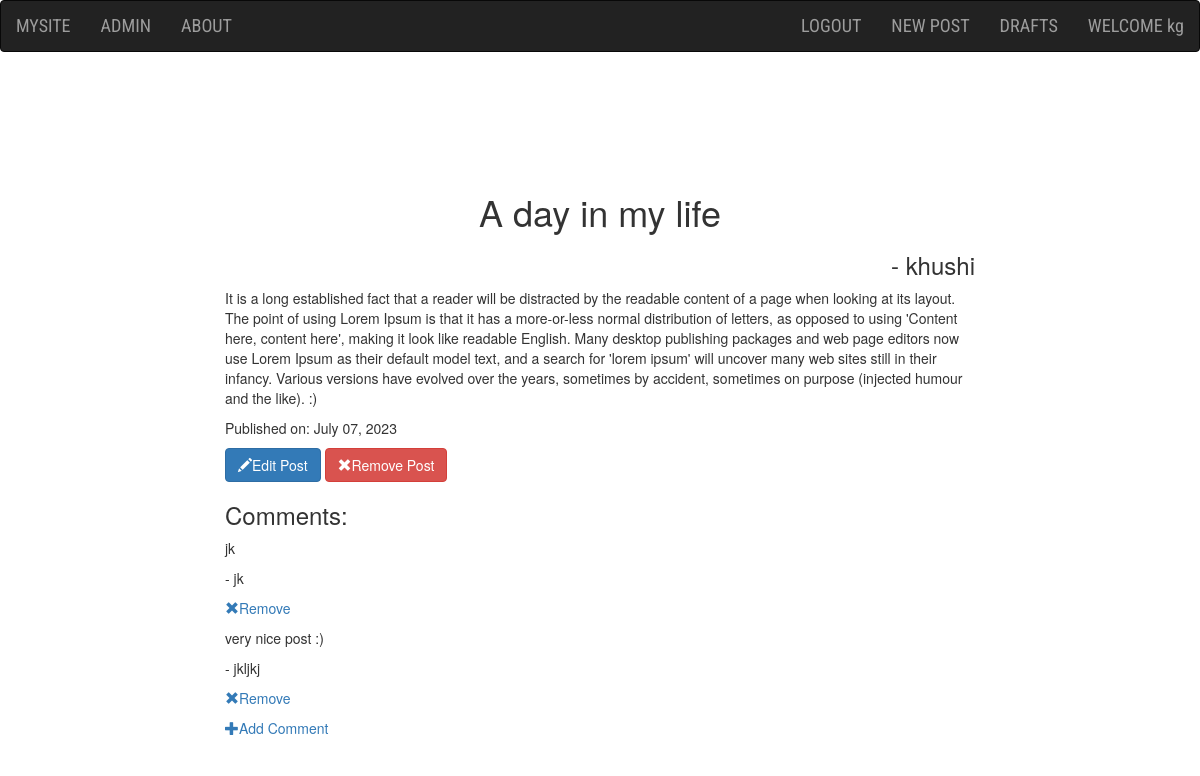
/post/2/ (signed in), run on the app's committed database.
### blog/models.py (models this page shows, shortened)
class Post(models.Model):
    author = models.ForeignKey('auth.User',on_delete=models.CASCADE)
    title = models.CharField(max_length=256)
    text = models.TextField()
    create_date = models.DateTimeField(default=timezone.now)
    publish_date = models.DateTimeField(blank=True,null=True)

class Comment(models.Model):
    post = models.ForeignKey('blog.Post',on_delete=models.CASCADE,related_name='comments')
    author = models.CharField(max_length=512)
    text = models.TextField()
    create_date = models.DateTimeField(default=timezone.now)
    approved_comment = models.BooleanField(default=False)

### blog/views.py (the view)
# urls.py: path('post/<int:pk>/',views.PostDetailView.as_view(),name='post_detail'),
class PostDetailView(DetailView):
    model = Post
    context_object_name = 'post'
    def get_context_data(self, **kwargs):
        context =  super().get_context_data(**kwargs)
        context['comments'] = Post.objects.get(pk=self.kwargs.get('pk')).comments.all().order_by('-create_date')
        return context

### blog/templates/blog/post_detail.html (shortened to what this page needs)
{% extends 'blog/base.html' %}
{% block body_block %}
    <h1 class="center_heading loader">{{post.title}}</h1>
    <h3 class="right_heading">- {{post.author.username}}</h3>
    <p>{{post.text|safe|linebreaks}}</p>
    {% if post.publish_date %}
        <p>Published on: {{post.publish_date|date:"N d, Y"}}</p>
    {% else %}
        <a class="btn btn-primary" href="{% url 'blog:publish_post' pk=post.pk%}"><span class="glyphicon glypicon-ok"></span>Publish</a>
    {% endif %}
    {% if user.is_authenticated %}
    <a href="{% url 'blog:post_edit' pk=post.pk %}"><p class="btn btn-primary"><span class="glyphicon glyphicon-pencil"></span>Edit Post</p></a>
    <a href="{% url 'blog:post_remove' pk=post.pk %}"><p class="btn btn-danger"><span class="glyphicon glyphicon-remove"></span>Remove Post</p></a>
    {% endif %}
    <h3>Comments:</h3>
    {% for comment in comments %}
        {% if user.is_authenticated or comment.approved_comment %}
            <div class="comment_block">
                <p>{{comment.text|safe|linebreaks}}</p>
                <p>- {{comment.author}}</p>
            </div>
            {% if user.is_authenticated %}
                <p><a href="{% url 'blog:remove_comment' pk=comment.pk %}"><span class="glyphicon glyphicon-remove"></span>Remove</a></p>
            {% endif %}
        {% endif %}
    {% empty %}
        <h3>No Comments!</h3>
    {% endfor %}
    <p><a href="{% url 'blog:add_comment_to_post' pk=post.pk %}"><span class="glyphicon glyphicon-plus"></span>Add Comment</a></p>
{% endblock body_block %}

### blog/templates/blog/base.html (shortened to what this page needs)
<!DOCTYPE html>
{% load static %}
<html lang="en">
<head>
    <link rel="stylesheet" href="https://maxcdn.bootstrapcdn.com/bootstrap/3.4.1/css/bootstrap.min.css">
    <link rel="stylesheet" href="//cdn.jsdelivr.net/npm/medium-editor@latest/dist/css/medium-editor.min.css" type="text/css" media="screen" charset="utf-8">
    <link rel="stylesheet" href="{% static "css/styles.css"  %}">
</head>
<body>
    <nav class="navbar navbar-inverse technav">
        <div class="container-fluid">
            <div class="navbar-header">
                <a href="{% url 'blog:post_list' %}" class="navbar-brand">MYSITE</a>
            </div>
            <ul class="navbar-nav nav">
                <li> <a href="{% url 'admin:index' %}" class="nav-item">ADMIN</a></li>
                <li> <a href="{% url 'blog:about' %}" class="nav-item">ABOUT</a></li>
            </ul>
            <ul class="navbar-nav nav navbar-right">
                {% if user.is_authenticated %}
                    <li><a href="{% url 'logout' %}" class="navbar-item">LOGOUT</a></li>
                    <li><a href="{% url 'blog:post_new' %}" class="navbar-item">NEW POST</a></li>
                    <li><a href="{% url 'blog:post_draft_list' %}" class="navbar-item">DRAFTS</a></li>
                    <li><a class="navbar-item"> WELCOME {{user.username}}</a></li>
                {% else %}
                    <li> <a href="{% url 'signup' %}" class="nav-item">REGISTER</a></li>
                    <li><a href="{% url 'login' %}" class="navbar-item">LOGIN</a></li>
                {% endif %}
            </ul>
        </div>
    </nav>
    <div class="content container">
        <div class="row">
            <div class="col-md-offset-2 col-md-8">
                <div class="blog_posts">
                    {% block body_block %}
                    {% endblock body_block %}
                </div>
            </div>
        </div>
    </div>
</body>
</html>

### blog/static/css/styles.css (style rules this page uses)
.technav { font-family: 'Roboto Condensed', sans-serif; font-size: 1.3em; margin-bottom: 10%; }
.center_heading { text-align: center; margin-left: auto; margin-right: auto; }
.right_heading { text-align: right; }
.loader { filter: hue-rotate(0deg); color: linear-gradient(45deg,#0f8,#08f); animation:hue 10000ms infinite linear; }

### data on the page
Post: title "A day in my life", author.username "khushi", text "It is a long established fact that a reader will be distracted by the readable content of a page when looking at its layout. The point of using Lorem Ipsum is that it has a more-or-less normal distribution of letters, as opposed to using 'Content here, content here', making it look like readable English. Many desktop publishing packages and web page editors now use Lorem Ipsum as their default model text, and a search for 'lorem ipsum' will uncover many web sites still in their infancy. Various versions have evolved over the years, sometimes by accident, sometimes on purpose (injected humour and the like). :)", publish_date "July 07, 2023"
Comment: text "jk", author "jk"
Comment: text "very nice post :)", author "jkljkj"

### other printed values
{{ user.username }} "kg"
